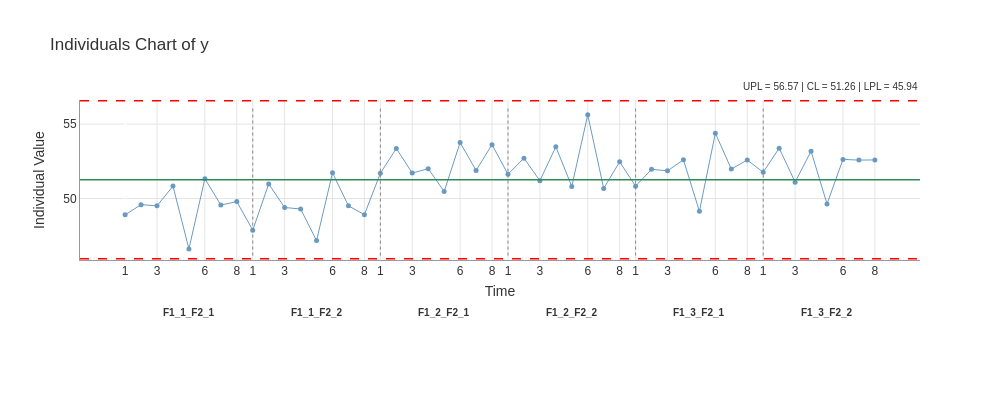

Notebook code cell kept with this figure:
### Code cell
# State 2 - no replication: n = 1 everywhere, individuals chart territory
study2 = ProcessBehavior(synthetic.make_design(2, seed=11)).formulate(
    response='y', factors=['factor 1', 'factor 2'], time='time')

study2.execute(chart='X', by=[], companion=True).plot(chart='X')

### Figure 1 — Plotly figure (JSON) as saved in the notebook; plotly's stock layout.template omitted (floating-point values rounded to 4 significant figures; data arrays with more than 128 entries replaced by an {"elided": "..."} marker saying what was removed)
{"data": [{"customdata": {"elided": "48x3 mixed values"}, "hovertemplate": "<b>X</b> = %{y:.3f}<br>Cell: %{customdata[0]}<br>Time: %{customdata[1]}<br>Obs:  %{customdata[2]}<extra></extra>", "line": {"color": "steelblue", "width": 1.0}, "marker": {"color": "steelblue", "size": 5}, "mode": "lines+markers", "name": "X", "opacity": 0.8, "type": "scatter", "x": [0, 1, 2, 3, 4, 5, 6, 7, 8, 9, 10, 11, 12, 13, 14, 15, 16, 17, 18, 19, 20, 21, 22, 23, 24, 25, 26, 27, 28, 29, 30, 31, 32, 33, 34, 35, 36, 37, 38, 39, 40, 41, 42, 43, 44, 45, 46, 47], "y": [48.9, 49.58, 49.51, 50.83, 46.61, 51.33, 49.56, 49.79, 47.87, 50.98, 49.39, 49.29, 47.17, 51.73, 49.51, 48.91, 51.7, 53.36, 51.71, 52.0, 50.47, 53.76, 51.88, 53.62, 51.63, 52.71, 51.19, 53.48, 50.81, 55.62, 50.67, 52.46, 50.83, 51.96, 51.86, 52.6, 49.14, 54.39, 51.98, 52.58, 51.77, 53.38, 51.1, 53.18, 49.63, 52.63, 52.58, 52.59]}], "layout": {"annotations": [{"bgcolor": "rgba(255,255,255,0.7)", "font": {"color": "#333333", "size": 10}, "showarrow": false, "text": "UPL = 56.57 | CL = 51.26 | LPL = 45.94", "x": 1.0, "xanchor": "right", "xref": "paper", "y": 1.04, "yanchor": "bottom", "yref": "paper"}, {"font": {"size": 10}, "showarrow": false, "text": "<b>F1_1_F2_1</b>", "x": 4, "xanchor": "center", "xref": "x", "y": -0.28, "yanchor": "top", "yref": "paper"}, {"font": {"size": 10}, "showarrow": false, "text": "<b>F1_1_F2_2</b>", "x": 12, "xanchor": "center", "xref": "x", "y": -0.28, "yanchor": "top", "yref": "paper"}, {"font": {"size": 10}, "showarrow": false, "text": "<b>F1_2_F2_1</b>", "x": 20, "xanchor": "center", "xref": "x", "y": -0.28, "yanchor": "top", "yref": "paper"}, {"font": {"size": 10}, "showarrow": false, "text": "<b>F1_2_F2_2</b>", "x": 28, "xanchor": "center", "xref": "x", "y": -0.28, "yanchor": "top", "yref": "paper"}, {"font": {"size": 10}, "showarrow": false, "text": "<b>F1_3_F2_1</b>", "x": 36, "xanchor": "center", "xref": "x", "y": -0.28, "yanchor": "top", "yref": "paper"}, {"font": {"size": 10}, "showarrow": false, "text": "<b>F1_3_F2_2</b>", "x": 44, "xanchor": "center", "xref": "x", "y": -0.28, "yanchor": "top", "yref": "paper"}], "font": {"color": "#333333", "family": "Arial, sans-serif", "size": 12}, "height": 400, "hovermode": "x unified", "margin": {"b": 140}, "paper_bgcolor": "white", "plot_bgcolor": "white", "shapes": [{"line": {"color": "red", "dash": "dash", "width": 1.5}, "type": "line", "x0": 0, "x1": 1, "xref": "x domain", "y0": 56.57, "y1": 56.57}, {"line": {"color": "red", "dash": "dash", "width": 1.5}, "type": "line", "x0": 0, "x1": 1, "xref": "x domain", "y0": 45.94, "y1": 45.94}, {"line": {"color": "#2E8B57", "dash": "solid", "width": 1.5}, "type": "line", "x0": 0, "x1": 1, "xref": "x domain", "y0": 51.26, "y1": 51.26}, {"line": {"color": "#888888", "dash": "dot", "width": 1.0}, "type": "line", "x0": 8, "x1": 8, "y0": 46.16, "y1": 56.07}, {"line": {"color": "#888888", "dash": "dot", "width": 1.0}, "type": "line", "x0": 16, "x1": 16, "y0": 46.16, "y1": 56.07}, {"line": {"color": "#888888", "dash": "dot", "width": 1.0}, "type": "line", "x0": 24, "x1": 24, "y0": 46.16, "y1": 56.07}, {"line": {"color": "#888888", "dash": "dot", "width": 1.0}, "type": "line", "x0": 32, "x1": 32, "y0": 46.16, "y1": 56.07}, {"line": {"color": "#888888", "dash": "dot", "width": 1.0}, "type": "line", "x0": 40, "x1": 40, "y0": 46.16, "y1": 56.07}], "showlegend": false, "title": {"text": "Individuals Chart of y"}, "width": 1000, "xaxis": {"automargin": true, "gridcolor": "#E5E5E5", "gridwidth": 1.0, "linecolor": "#999999", "linewidth": 1.0, "showgrid": true, "showline": true, "tickangle": 0, "ticktext": ["1", "3", "6", "8", "1", "3", "6", "8", "1", "3", "6", "8", "1", "3", "6", "8", "1", "3", "6", "8", "1", "3", "6", "8"], "tickvals": [0, 2, 5, 7, 8, 10, 13, 15, 16, 18, 21, 23, 24, 26, 29, 31, 32, 34, 37, 39, 40, 42, 45, 47], "title": {"standoff": 8, "text": "Time"}}, "yaxis": {"gridcolor": "#E5E5E5", "gridwidth": 1.0, "linecolor": "#999999", "linewidth": 1.0, "showgrid": true, "showline": true, "title": {"text": "Individual Value"}, "zeroline": false}}}
